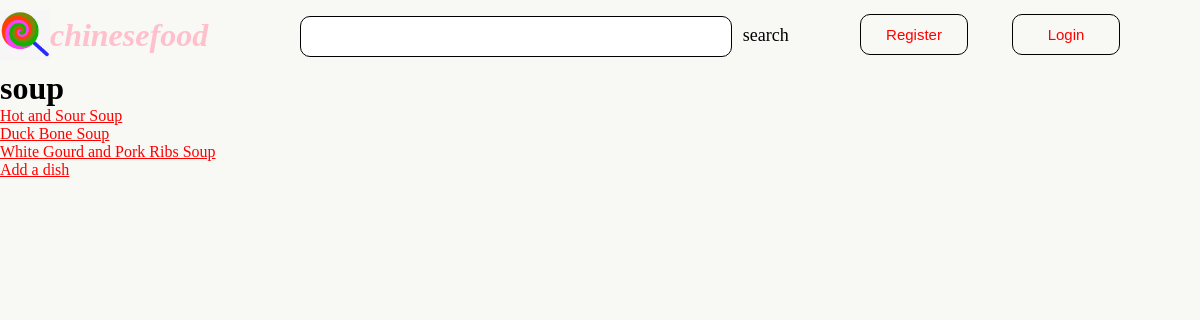
The page /rango/category/soup/ on the database its author committed.
### rango/models.py (models this page shows, shortened)
class Category(models.Model):
    category = models.CharField(max_length=128, unique=True)
    slug = models.SlugField(unique=True)
    class Meta:
        verbose_name_plural = 'Categories'

class Dish(models.Model):
    category = models.ForeignKey(Category, on_delete=models.CASCADE)
    dish = models.CharField(max_length=128, unique=True)
    url = models.URLField()
    likes = models.IntegerField(default=0)
    class Meta:
        verbose_name_plural = 'Dishes'

### rango/views.py (the view)
# urls.py: path('category/<slug:category_name_slug>/', views.show_category, name='show_category'),
def show_category(request, category_name_slug):
    context_dict = {}
    try:
        category = Category.objects.get(slug=category_name_slug)
        dishes = Dish.objects.filter(category=category)
        context_dict['dishes'] = dishes
        context_dict['category'] = category
    except Category.DoesNotExist:
        context_dict['category'] = None
        context_dict['pages'] = None
    return render(request, 'rango/category.html', context_dict)

### templates/rango/category.html (shortened to what this page needs)
<!DOCTYPE html>
{% load staticfiles %}
<html lang="en">
<head>
    <link rel="stylesheet" type="text/css" href="{% static 'css/homepage.css' %}">
</head>
<body>
    <div class="w header">
    <div class="logo f">
        <img  class="f" src="{% static 'images/t.jpg' %}" alt="" height="50">
        <h1 class="f"><i>chinesefood</i></h1>
    </div>
    <div class="search f">
        <input type="search"><span>search</span>
    </div>
    <div class="login f">
        {% if user.is_authenticated %}
            hello {{ user.username }}!
            <button>
                <a class="a2" href="{% url 'rango:logout' %}">Logout</a>
            </button>
        {% else %}
            <button>
                <a class="a2" href="{% url 'rango:register' %}">Register</a>
            </button>
            <button>
                 <a class="a2" href="{% url 'rango:login' %}">Login</a>
            </button>
        {% endif %}
    </div>
</div>
    {% if category %}
        <h1>{{ category.category }}</h1>
        {% if dishes %}
            <ul>
                {% for dish in dishes %}
                    <li><a href="{{ dish.url }}">{{ dish.dish }}</a> </li>
                {% endfor %}
            </ul>
        {% else %}
            <strong>No dishes currently in category</strong>
        {% endif %}
    {% else %}
        This category does not exist.
    {% endif %}
    <div>
        <a href="/rango/category/{{ category.slug}}/add_dish/">Add a dish</a><br />
    </div>
</body>
</html>

### static/css/homepage.css (style rules this page uses)
* { margin: 0; padding: 0; }
button, input { outline: none; }
body { background-color: #F8F8F5 }
.w { width: 1200px; margin: 0 auto; }
.header { padding: 10px 0; height: 50px; line-height: 50px; }
.f { float: left; }
.logo { width: 25%; height: 100%; }
.logo h1 i { color: pink; }
.search { width: 45%; }
.search input { border: 1px solid black; padding-left: 30px; margin-right: 2%; width: 80%; border-radius: 10px; height: 41px; }
.search span { font-size: 18px; }
.login { width: 30%; }
.login button { border: 1px solid black; cursor: pointer; width: 30%; margin: 0 20px; height: 41px; padding: 0 20px ; border-radius: 10px; background-color: transparent; }
.a2 { font-size: 15px; text-decoration: none; text-align: justify; }
a:link { color: red; }

### rows shown on the page
Category: category "soup"
Dish: dish "Hot and Sour Soup"
Dish: dish "Duck Bone Soup"
Dish: dish "White Gourd and Pork Ribs Soup"
